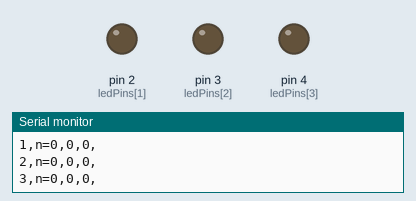
This sketch was run on a simulated Arduino Uno, built with avr-gcc and run on an emulated ATmega328P. Shown: output pins drawn as LEDs (lit = HIGH), the last lines printed to the serial monitor. Pins used as bus, display or sensor lines are not drawn.

Above: at 0.1 s.
At 0.71 s:
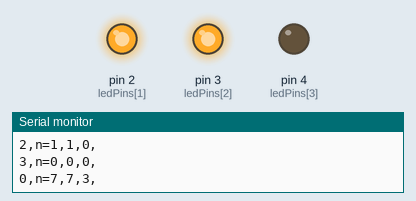
At 1.11 s:
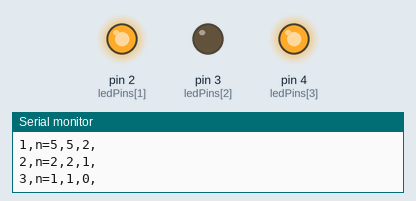
At 1.52 s:
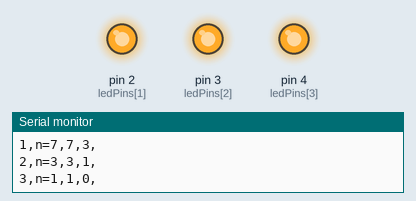
At 2.53 s:
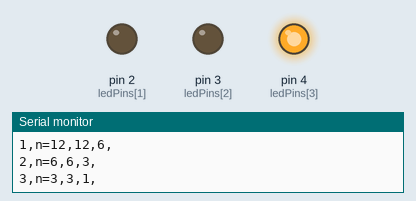
At 3.55 s:
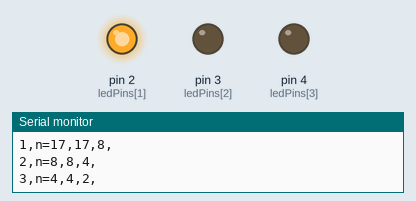
Timing chart, 0 to 3.9 s (numbered marks = the images above):
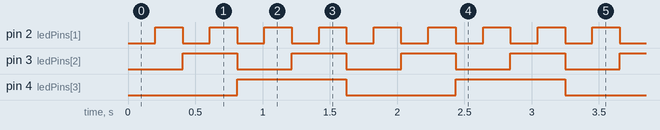

The sketch:

logicCounter_Serialized_Debugging_05.ino
```cpp
/*
   Binary Counter.

   With 8xLEDs we can display binary numbers from 0 to 255.

   Wiring involves:

       Output PIN XX -> LED -> 220k resister -> Ground

   Repeat that for each of the eight LEDs.

   In my case I wired them on pins 1,2,3,4,5,6,7,8.

*/


// The pins to which we've wired each of the LEDs
int ledPins[] = {1, 2, 3, 4};

// The number we're going to display.
byte count;

// The delay between each count
int waitTime=100;

/*
 * Set each pin to be used as output, and default to zero.
 */
void setup(void)
{
  Serial.begin(9600);
  for (byte i = 0; i < 4; i++) {
    pinMode(ledPins[i], OUTPUT);
  }
  count = 0;
}

/*
 *  Constantly increase, display, and delay.
 */
void loop(void)
{
  dispBinary(count++);
  delay(waitTime);
}


/*
 *  Show a single number.
 */
void dispBinary(byte n)
{
  for (byte i = 0; i < 4; i++) {
      Serial.print(i);
      Serial.print(",");
      Serial.print("n=");
      Serial.print(n);
      Serial.print(",");
    digitalWrite(ledPins[i], n & 1);
      Serial.print(n);
      Serial.print(",");
    n /= 2;
      Serial.print(n);
      Serial.println(",");
   }
      Serial.println("");
}
```

Measured:
- by itself, pin 2 (ledPins[1]): alternates HIGH for 0.20 s and LOW for 0.20 s
- by itself, pin 3 (ledPins[2]): alternates HIGH for 0.41 s and LOW for 0.41 s
- by itself, pin 4 (ledPins[3]): alternates HIGH for 0.82 s and LOW for 0.82 s
